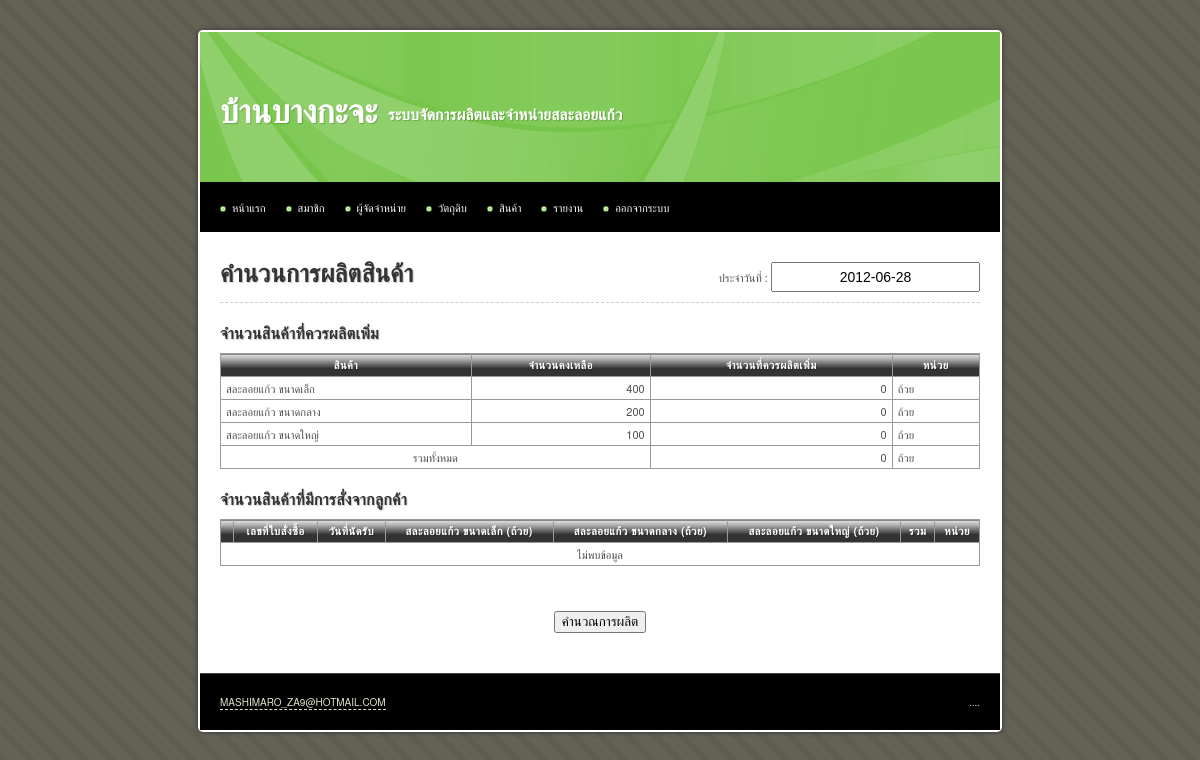
/main/production.php (signed in), run on an earlier commit of the app's database.
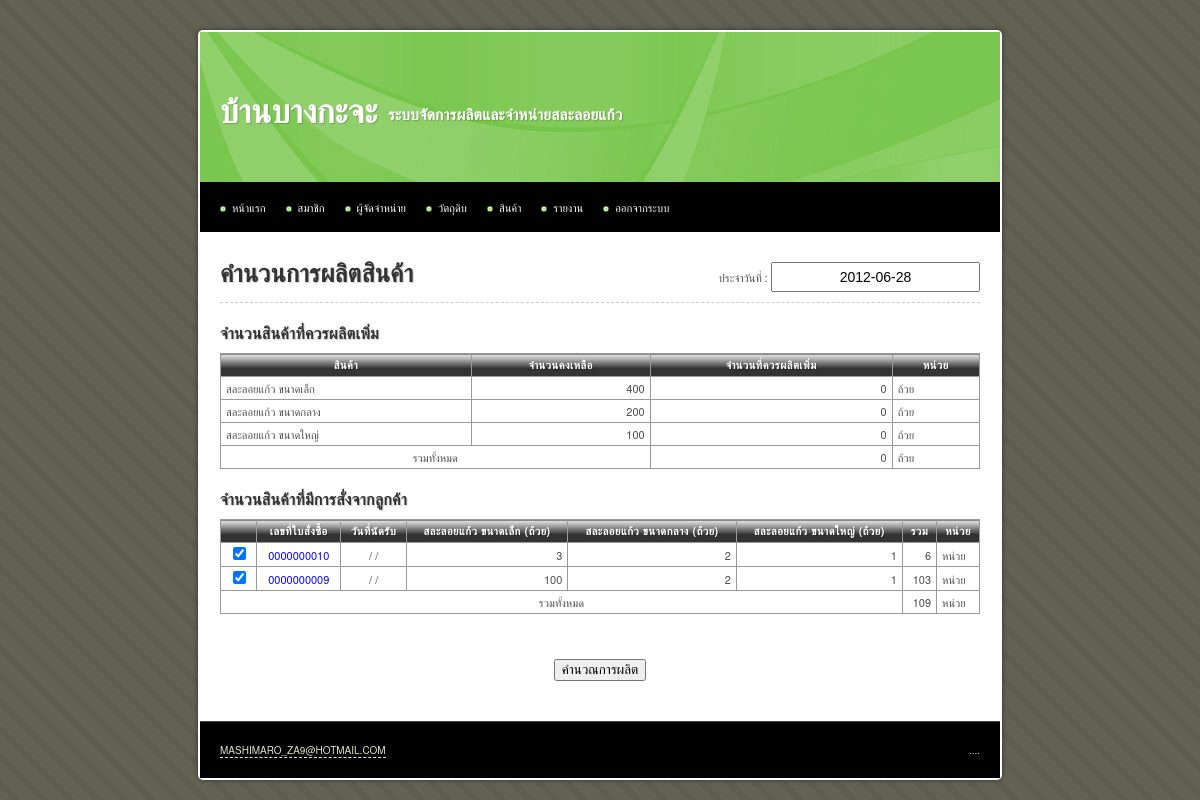
And on a later commit of the database.
### tables this page shows
CREATE TABLE IF NOT EXISTS `product` (
  `id` int(10) unsigned NOT NULL AUTO_INCREMENT,
  `name` varchar(255) NOT NULL,
  `description` text,
  `weight` int(10) NOT NULL,
  `unit` varchar(255) NOT NULL,
  `image` varchar(255) DEFAULT NULL,
  `manufacture_min` int(10) unsigned NOT NULL,
  `manufacture_max` int(10) unsigned NOT NULL,
  `stock_max` int(10) unsigned NOT NULL,
  `labour_min` int(10) unsigned NOT NULL,
  `order_min` int(10) unsigned NOT NULL,
  `unit_per_labour` int(10) unsigned NOT NULL,
  `total` int(10) unsigned NOT NULL DEFAULT '0',
  `price_retail` int(10) unsigned NOT NULL,
  `price_wholesale` int(10) unsigned NOT NULL,
  `date_create` datetime NOT NULL,
  `date_update` timestamp NOT NULL DEFAULT CURRENT_TIMESTAMP ON UPDATE CURRENT_TIMESTAMP,
  PRIMARY KEY (`id`)
);

CREATE TABLE IF NOT EXISTS `product_order` (
  `id` int(10) unsigned NOT NULL AUTO_INCREMENT,
  `type` tinyint(1) unsigned NOT NULL DEFAULT '0' COMMENT '0 = สั่งซื้อ, 1 = ขายปลีก',
  `orderer` varchar(255) NOT NULL,
  `tel` varchar(255) DEFAULT NULL,
  `description` text,
  `is_receive` tinyint(1) unsigned NOT NULL DEFAULT '0' COMMENT '0 = ยังไม่ได้รับ, 1 = รับแล้ว',
  `is_produced` tinyint(1) unsigned NOT NULL DEFAULT '0' COMMENT '0 = ยังไม่ได้ผลิต, 1 = ผลิตแล้ว',
  `date_receive` date DEFAULT NULL,
  `date_create` date NOT NULL,
  `date_update` timestamp NOT NULL DEFAULT CURRENT_TIMESTAMP ON UPDATE CURRENT_TIMESTAMP,
  PRIMARY KEY (`id`)
);

### iic_tools/helpers/iic_utilities_helper.php (called while the page is built, shortened)
<?php
function change_date_format($date, $old_separator = "-", $old_format = 'y-m-d', $new_separator = " / ", $new_format = "d-m-y")
{
	@list($_old_format_path1, $_old_format_path2, $_old_format_path3) = explode('-', $old_format);
	@list($_date_path[$_old_format_path1], $_date_path[$_old_format_path2], $_date_path[$_old_format_path3]) = explode($old_separator, $date);
	@list($_new_format_path1, $_new_format_path2, $_new_format_path3) = explode('-', $new_format);
	$_new_date = $_date_path[$_new_format_path1].$new_separator.$_date_path[$_new_format_path2].$new_separator.$_date_path[$_new_format_path3];
	return $_new_date;
}
function zero_fill($length, $data)
{
	while(strlen($data) < $length)
	{
		$data = '0'.$data;
	}
	return $data;
}
function remove_comma($number, $decimal = 0)
{
	$_int		= 0;
	$_decimal	= '';
	if(count(explode (".", $number)) > 1)
	{
		list($_int, $_decimal) = explode (".", $number);
	}
	else
	{
		$_int = ($number == '') ? 0 : $number;
	}
	$_int = explode (',', $_int);
	$_int = implode ($_int);
	$_new_number = $_int.$_decimal;
	return $_new_number;
}
function add_comma($number, $decimal = 0)
{
	$_sign		= '';
	$_int		= 0;
	$_decimal	= '';
	if(count(explode (".", $number)) > 1)
	{
		list($_int, $_decimal) = explode (".", $number);
	}
	else
	{
		$_int = ($number == '') ? 0 : $number;
	}
	$_int = remove_comma($_int);
	if($_int < 0)
	{
		$_sign = '-';
		$_int = str_replace('-', '', $_int);
	}
	else
	{
		$_sign = '';
	}
	$_total_loop = (strlen($_int) > 3) ? floor(strlen($_int) / 3) : 0;
	for($_loop = $_total_loop; $_loop > 0; $_loop--)
	{
		$_length = (3 * $_loop) * -1;
		$_int = substr_replace($_int, ',', $_length, 0 );
	}
	$_new_number = $_sign.$_int.$_decimal;
	return $_new_number;
}

### main/production.php (the view, shortened to what this page needs)
<!DOCTYPE html PUBLIC "-//W3C//DTD XHTML 1.0 Transitional//EN" "http://www.w3.org/TR/xhtml1/DTD/xhtml1-transitional.dtd">
<html xmlns="http://www.w3.org/1999/xhtml">
<head>
<?php include ("inc.css.php") ?>
</head>
<body>
<div id="container">
	<?php include ("inc.header.php") ?>
	<div id="content">
        <form method="post" action="production2.php">
        <p class="float_r" style="margin-bottom: 0">ประจำวันที่ : <input type="text" id="production_date" name="production_date" value="<?php echo date('Y-m-d') ?>" size="8" class="center" style="max-width:195px;min-width: 195px;width:195px;" /></p>
		<h1>คำนวนการผลิตสินค้า</h1>
		<hr />
		<div id="product_stock">
			<h3>จำนวนสินค้าที่ควรผลิตเพิ่ม</h3>
			<table>
                <thead>
    				<tr>
    					<th scope="col">สินค้า</th>
    					<th scope="col">จำนวนคงเหลือ</th>
    					<th scope="col">จำนวนที่ควรผลิตเพิ่ม</th>
                        <th scope="col">หน่วย</th>
    				</tr>
                </thead>
                <tbody>
    				<?php
					$total_restock = 0;
    				$sql = 'SELECT * FROM product';
    				$query = mysql_query($sql) or die(mysql_error());
    				while($data = mysql_fetch_array($query)):
						$sql = 'SELECT SUM(quantity) AS total
								FROM product_transaction
								WHERE
									id_product = '.$data['id'].'
								 	AND type = 0';
						$result = mysql_query($sql) or die(mysql_error());
						$product_stock_data = mysql_fetch_assoc($result);
						$product_stock_qty = $product_stock_data['total'];
                        $restock_qty = $data['stock_max'] - $product_stock_data['total'];
						$total_restock += $restock_qty;
    				?>
    				<tr>
    					<td><?php echo $data['name'] ?></td>
    					<td class="right"><?php echo add_comma($product_stock_qty) ?></td>
    					<td class="right"><?php echo add_comma($restock_qty) ?></td>
    					<td><?php echo $data['unit'] ?></td>
    				</tr>
    				<?php endwhile ?>
				</tbody>
                <tfoot>
                    <tr>
                        <td class="center" colspan="2">รวมทั้งหมด</td>
                        <td class="right"><?php echo add_comma($total_restock) ?></td>
                        <td>ถ้วย</td>
                    </tr>
                </tfoot>
			</table>
			<h3>จำนวนสินค้าที่มีการสั่งจากลูกค้า</h3>
			<table>
                <thead>
    				<tr>
    					<th scope="col"></th>
    					<th scope="col">เลขที่ใบสั่งซื้อ</th>
    					<th scope="col">วันที่นัดรับ</th>
    					<?php
    					$query = 'SELECT name, unit FROM product';
    					$result = mysql_query($query) or die(mysql_error());
						$total_product_type = mysql_num_rows($result);
						while($product = mysql_fetch_assoc($result)):
						?>
    					<th scope="col"><?php echo $product['name'] ?> (<?php echo $product['unit'] ?>)</th>
    					<?php endwhile  ?>
    					<th scope="col">รวม</th>
                        <th scope="col">หน่วย</th>
    				</tr>
                </thead>
                <tbody>
				<?php
				$total_ordered_product = 0;
				$sql = 'SELECT *
						FROM product_order
						WHERE id NOT IN (SELECT id_order FROM production_product WHERE type = 1)
						ORDER BY id DESC';
				$result_order = mysql_query($sql) or die(mysql_error());
				$result_order_row = mysql_num_rows($result_order);
				if($result_order_row > 0)
				{
					while($order = mysql_fetch_assoc($result_order)):
	                    $sql_order_item = 'SELECT *
	                                  	   FROM product_order_item
	                                  	   WHERE id_order = '.$order['id'];
	                    $query_order_item = mysql_query($sql_order_item) or die(mysql_error());
	                    while($data_order_item = mysql_fetch_assoc($query_order_item))
						{
							$order_item[$data_order_item['id_product']] = $data_order_item['quantity'];
						}
						$total_ordered_product += array_sum($order_item);
                ?>
    				<tr>
    					<td align="center"><input type="checkbox" name="id_order[]" checked="checked" value="<?php echo $order['id'] ?>" /></td>
    					<td align="center"><a target="_blank" href="product_order_read.php?id=<?php echo $order['id'] ?>"><?php echo zero_fill(10, $order['id']) ?></a></td>
    					<td align="center" nowrap="nowrap"><?php echo change_date_format($order['date_receive']) ?></td>
    					<?php
    					$query = 'SELECT id, name, weight FROM product';
    					$result = mysql_query($query) or die(mysql_error());
						?>
    					<?php while($product = mysql_fetch_assoc($result)): ?>
                        <td class="right">
                        	<?php
                        	if(isset($order_item[$product['id']]))
                        	{
                        		echo add_comma($order_item[$product['id']]);
							}
                        	else
                        	{
                        		echo 0;
                        	}
                        	?>
                        </td>
                        <?php endwhile ?>
                        <td class="right"><?php echo add_comma(array_sum($order_item)) ?></td>
    					<td>หน่วย</td>
    				</tr>
				<?php endwhile; ?>
				</tbody>
                <tfoot>
                    <tr>
                        <td class="center" colspan="6">รวมทั้งหมด</td>
                        <td class="right"><?php echo add_comma($total_ordered_product) ?></td>
                        <td>หน่วย</td>
                    </tr>
                </tfoot>
				<?php
				}
				else
				{
					echo '<tr><td colspan="'.(5 + $total_product_type).'" align="center">ไม่พบข้อมูล</td></tr>';
				}
				?>
			</table>
		</div>
			<p class="center">
				<input type="submit" name="submit" value="คำนวณการผลิต" />
			</p>
		</form>
	</div>
	<?php include ("inc.footer.php") ?>
</div>
</body>
</html>

### main/inc.css.php
<link rel="stylesheet" type="text/css" href="../iic_tools/css/aristo/Aristo.css" />
<link rel="stylesheet" type="text/css" href="../iic_tools/css/iic_layout.css" />
<link rel="stylesheet" type="text/css" href="../iic_tools/css/iic_style.css" />
<link rel="stylesheet" type="text/css" href="../css/style.css" />

### main/inc.header.php (shortened to what this page needs)
<div id="header">
	<h1>บ้านบางกะจะ</h1>
	<h2>ระบบจัดการผลิตและจำหน่ายสละลอยแก้ว</h2>
</div>
<div id="menu">
	<ul>
		<li><a href="index.php">หน้าแรก</a></li>
		<li><a href="member.php">สมาชิก</a></li>
		<li><a href="supplier.php">ผู้จัดจำหน่าย</a></li>
		<li><a href="material.php">วัตถุดิบ</a>
			</li>
		<li><a href="product.php">สินค้า</a>
		</li>
		<li>
			<a href="#">รายงาน</a>
		</li>
		<li><a href="logout.php">ออกจากระบบ</a></li>
	</ul>
</div>

### main/inc.footer.php
<div id="footer">
	<p class="copyright"><a href="http://famfamfam.com/">mashimaro_za9@hotmail.com</a></p>
	<p class="links">....</p>
</div>

### iic_tools/css/iic_layout.css (style rules this page uses)
html, body, div, span, applet, object, iframe, h1, h2, h3, h4, h5, h6, p, blockquote, pre, a, abbr, acronym, address, big, cite, code, del, dfn, em, font, img, ins, kbd, q, s, samp, small, strike, strong, sub, sup, tt, var, b, u, i, center, dl, dt, dd, ol, ul, li, fieldset, form, label, legend, table, caption, tbody, tfoot, thead, tr, th, td { margin:0; padding:0; border:0; outline:0; font-size:100%; vertical-align:baseline; background:transparent }
ol, ul { list-style:none }
table { border-collapse:collapse; border-spacing:0 }
body { font: 14px/1.5 'Microsoft Sans Serif', 'Helvetica Neue', Arial, 'Liberation Sans', FreeSans, sans-serif }
hr { border:0 #ccc solid; border-top-width:1px; clear:both; height:0 }
h1 { font-size:25px }
h2 { font-size:23px }
h3 { font-size:21px }
li { margin-left:30px }
p, dl, hr, h1, h2, h3, h4, h5, h6, h7, ol, ul, pre, table, address, fieldset { margin-bottom:20px }
form input[type=text], form input[type=password], form textarea, form select { padding: 5px; font-size: 14px; }
form input[type=submit], form input[type=reset], form input:not([type="checkbox"]):not([type="radio"]):not([type="file"]):not([type="text"]):not([type="password"]) { margin: 25px auto 0px auto; }

### iic_tools/css/iic_style.css (style rules this page uses)
.float_r { float: right; }
.center { text-align: center; }
.right { text-align: right; }
a:link { color: #00F; text-decoration: none; }
thead th { background-image: url(../img/bg_th.png); white-space: nowrap; }

### css/style.css (style rules this page uses)
body { margin: 30px 0px 20px 0px; padding: 0; background: #D7D7BD url(../images/img01.png) repeat; text-align: justify; line-height: 20px; font-size: 11px; color: #4C4C4C; }
h1, h2, h3, h4, h5, h6, th, b, strong { color: #333; letter-spacing: 0.25px; text-shadow: 1px 1px 1px rgba(0, 0, 0, 0.2); -moz-text-shadow: 1px 1px 1px rgba(0, 0, 0, 0.2); -webkit-text-shadow: 1px 1px 1px rgba(0, 0, 0, 0.2); }
hr { border-style: dashed; }
#container { background: #FFF; display: table; width: 800px; margin: auto; padding: 2px; border-radius: 5px; -moz-border-radius: 5px; -webkit-border-radius: 5px; box-shadow: 0px 0px 5px #333; -moz-box-shadow: 0px 0px 5px #333; -webkit-box-shadow: 0px 0px 5px #333; }
#content { background: #FFF; padding: 20px; }
#content h1 { margin-top: 10px; }
form input[type=text], form input[type=password], form textarea { min-width: 290px; }
table { border: 1px solid #000; border-collapse: collapse; width: 100% }
table td, table th { padding: 1px 5px; border: 1px solid #999; border-collapse: collapse; }
table th { background-color: #333; border: 1px solid #999; color: #FFF; text-align: center; letter-spacing: 0.5px; }
#header { height: 150px; margin: 0px auto; background: #FFAC16 url(../images/img03.jpg) left top; }
#header h1, #header h2 { margin: 0px; padding: 0; text-transform: uppercase; font-family: Arial, Helvetica, sans-serif; font-weight: bold; color: #FFFFFF; }
#header h1 { float: left; padding: 70px 10px 10px 20px; font-size: 3em; }
#header h2 { padding: 73px 10px 0px 0px; font-size: 1.4em; }
#menu { background: #000; height: 50px; line-height: 50px; margin: 0px auto; padding: 0 0 0 20px; }
#menu ul { margin: 0px; list-style: none; }
#menu ul li { float: left; margin-left: 0px; position: relative; }
#menu ul li a { display: block; border: none; background: url(../images/img05.jpg) no-repeat left 55%; padding: 0px 0px 0px 12px; margin-right: 20px; text-decoration: none; color: #FFFFFF; }
#footer { clear: both; height: 38px; margin: 0px auto; padding-top: 18px; border-top: 1px solid #444444; background: #000000; text-transform: uppercase; font-size: 10px; color: #E5E5CC; }
#footer .copyright { float: left; margin: 0px; padding-left: 20px; text-align: center; }
#footer .links { float: right; margin: 0px; padding-right: 20px; text-align: center; }
#footer a { border-bottom: 1px #E5E5CC dashed; text-decoration: none; color: #E5E5CC; }

### main/production.php (style rules this page uses)
#product_stock h3 { margin-bottom: 10px; font-size: medium; }

What changed in the data, as far as the page shows it:
added product_order: id "0000000010", date_receive "/ /", order_item "6", product (id "3"), product (id "2"), product (id "1")
added product_order: id "0000000009", date_receive "/ /", order_item "103", product (id "100"), product (id "2"), product (id "1")
Also different on the page:
add_comma($total_ordered_product): (not shown) → "109"
text no longer shown: "ไม่พบข้อมูล"
text now shown: "รวมทั้งหมด หน่วย"
